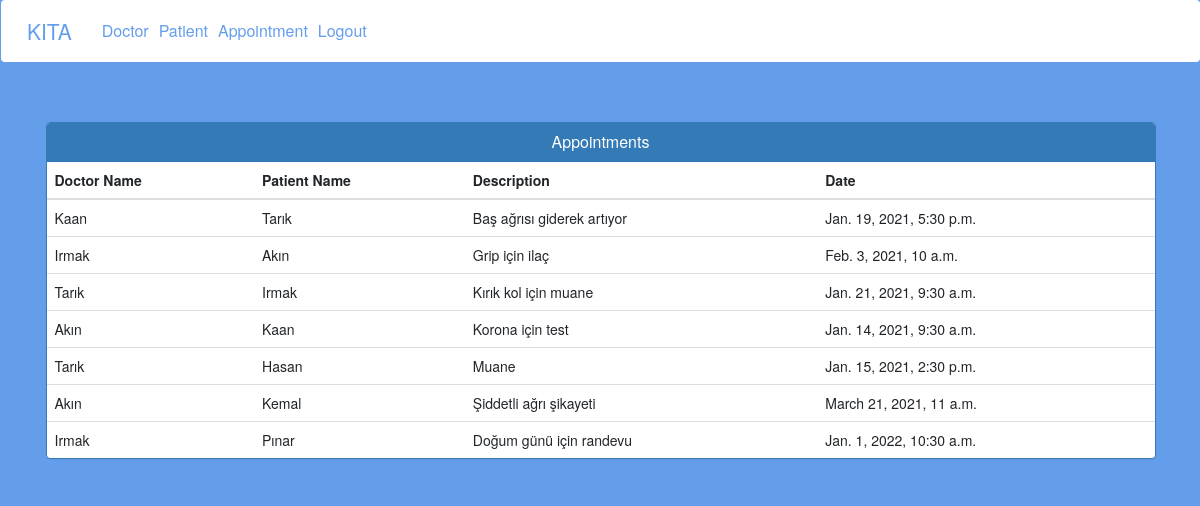
The app's page /admin-view-appointment with its own data.
### hospital/models.py (models this page shows)
class Appointment(models.Model):
    patientId=models.PositiveIntegerField(null=True)
    doctorId=models.PositiveIntegerField(null=True)
    patientName=models.CharField(max_length=40,null=True)
    doctorName=models.CharField(max_length=40,null=True)
    appointmentDate=models.DateTimeField(auto_now=False)
    description=models.TextField(max_length=500)
    status=models.BooleanField(default=False)

### hospital/views.py (the view)
# urls.py: path('admin-view-appointment', views.admin_view_appointment_view,name='admin-view-appointment'),
def admin_view_appointment_view(request):
    appointments=models.Appointment.objects.all().filter(status=True)
    return render(request,'hospital/admin_view_appointment.html',{'appointments':appointments})

### templates/hospital/admin_view_appointment.html (shortened to what this page needs)
{% extends 'hospital/admin_base.html' %}
{% block content %}
<head>
  <link href="//netdna.bootstrapcdn.com/bootstrap/3.0.0/css/bootstrap.min.css" rel="stylesheet" id="bootstrap-css">
</head>
<div class="container">
  <div class="panel panel-primary">
    <div class="panel-heading">
      <h6 class="panel-title">Appointments</h6>
    </div>
    <table class="table table-hover" id="dev-table">
      <thead>
        <tr>
          <th>Doctor Name</th>
          <th>Patient Name</th>
          <th>Description</th>
          <th>Date</th>
        </tr>
      </thead>
      {% for a in appointments %}
      <tr>
        <td> {{a.doctorName}}</td>
        <td>{{a.patientName}}</td>
        <td>{{a.description}}</td>
        <td>{{a.appointmentDate}}</td>
      </tr>
      {% endfor %}
    </table>
  </div>
</div>
{% endblock content %}

### static/style.css (style rules this page uses)
body { padding-left: 240px; }

### templates/hospital/admin_view_appointment.html (style rules this page uses)
h6 { text-align: center; }

### records on screen
Appointment: doctorName "Kaan", patientName "Tarık", description "Baş ağrısı giderek artıyor", appointmentDate "Jan. 19, 2021, 5:30 p.m."
Appointment: doctorName "Irmak", patientName "Akın", description "Grip için ilaç", appointmentDate "Feb. 3, 2021, 10 a.m."
Appointment: doctorName "Tarık", patientName "Irmak", description "Kırık kol için muane", appointmentDate "Jan. 21, 2021, 9:30 a.m."
Appointment: doctorName "Akın", patientName "Kaan", description "Korona için test", appointmentDate "Jan. 14, 2021, 9:30 a.m."
Appointment: doctorName "Tarık", patientName "Hasan", description "Muane", appointmentDate "Jan. 15, 2021, 2:30 p.m."
Appointment: doctorName "Akın", patientName "Kemal", description "Şiddetli ağrı şikayeti", appointmentDate "March 21, 2021, 11 a.m."
Appointment: doctorName "Irmak", patientName "Pınar", description "Doğum günü için randevu", appointmentDate "Jan. 1, 2022, 10:30 a.m."
